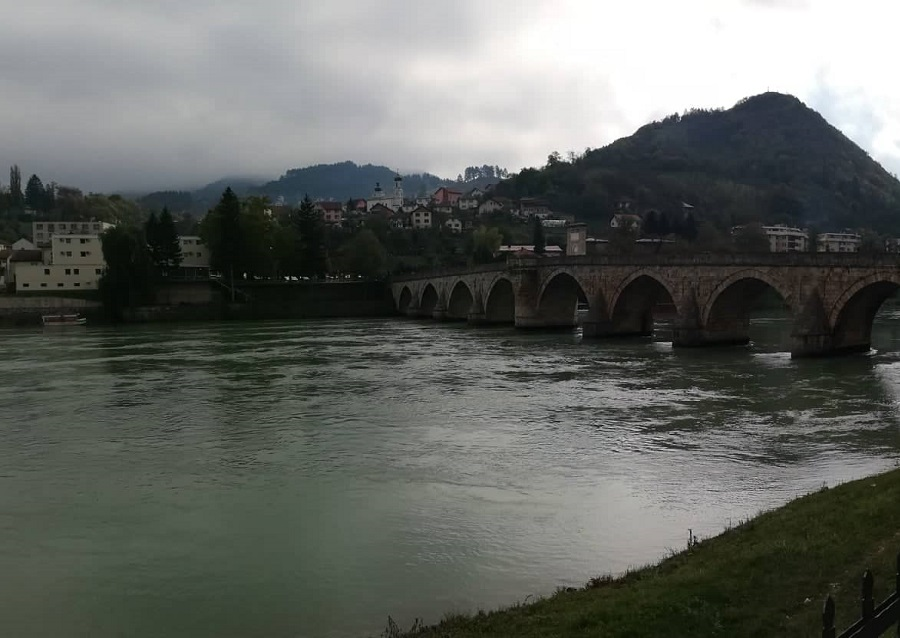
#> input picture 02_slika_levo.jpg, 900 x 638 px
$ python 02_pravljenje_panorame_spajanje.py   (older library calls are emulated)
#> lines starting #> are read from the running program, lines starting #| are printed output that depends on the picture
#algoritam zahteva levu i desnu sliku da se ucitaju tim redosledom
#korisnik unosi "istih tacki" koje zeli da izabere
#korisnik bira misem "iste tacke" naizmenicno na levoj slici pa na desnoj slici

import cv2
import numpy as np
import statistics
import math

#funkcija koja uklanja crnu okolinu oko slika
# [65 lines left out: functions crop, homogenize, matrica_2x9, dlt, not called in this run]

#radi pracenja unosa tacaka
broj_istih_tacaka = 0

brojac = 0

izabrane_tacke_l = []
brojac_tacaka_l = 0

izabrane_tacke_d = []
brojac_tacaka_d = 0

#funkcija kojom se biraju tacke misem
# [31 lines left out: function biranje_tacaka, not called in this run]
            #print(brojac)


#POCETAK GLAVNOG DELA PROGRAMA
print("Koliko zajednickih tacaka zelite da izaberete?\n")
broj_istih_tacaka = int(input())
#> the answer given: 3

#inicijalizacija nizova
izabrane_tacke_l = np.zeros((broj_istih_tacaka,2), np.int)
izabrane_tacke_l = izabrane_tacke_l - 20

izabrane_tacke_d = np.zeros((broj_istih_tacaka,2), np.int)
izabrane_tacke_d = izabrane_tacke_d - 20

prekid = False

#ucitavanje slika, bitan redosled
img_l = cv2.imread('02_slika_levo.jpg')
#> img_l is the input picture: shape (638, 900, 3); mean B, G, R 96.6, 101, 97.7
img_d = cv2.imread('02_slika_desno.jpg')
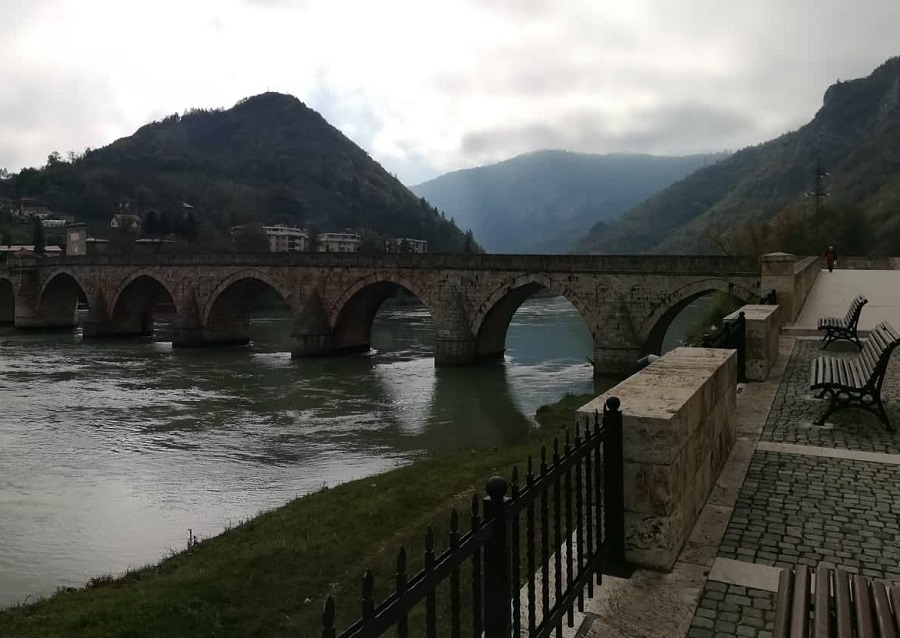
#> input picture 02_slika_desno.jpg, 900 x 638 px
#> img_d is the input picture: shape (638, 900, 3); mean B, G, R 93, 97.6, 96.2
img_l_cp = cv2.imread('02_slika_levo.jpg')
img_d_cp = cv2.imread('02_slika_desno.jpg')

h1, w1 = img_l_cp.shape[:2]
#> h1 = 638; w1 = 900
h2, w2 = img_d_cp.shape[:2]
#> h2 = 638; w2 = 900

#spajanje slika u jednu radi lakseg prikaza i odabira tacaka
spojene_slike = np.zeros((max(h1, h2), w1 + w2, 3), np.uint8)

spojene_slike[:h1, :w1, :3] = img_l_cp
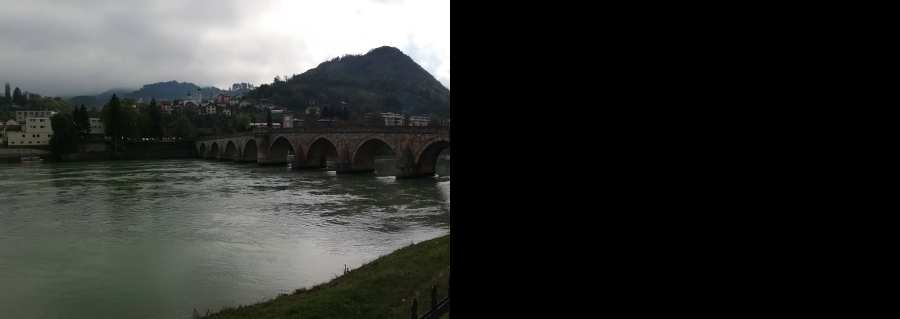
#> spojene_slike: shape (638, 1800, 3) (shown at 1/2 size); mean B, G, R 48.3, 50.5, 48.9
spojene_slike[:h2, w1 : w1 + w2, :3] = img_d_cp
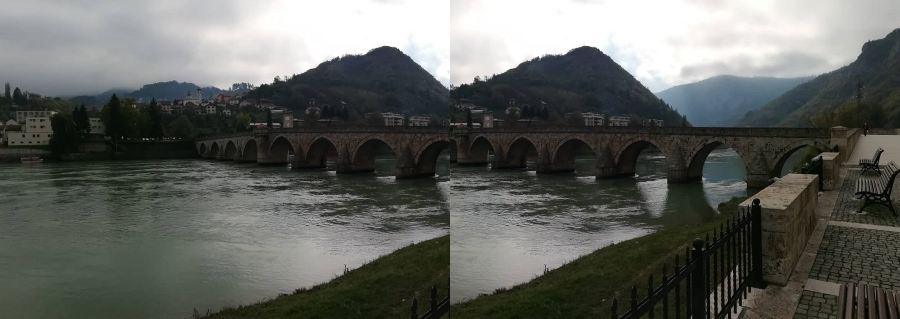
#> spojene_slike: shape (638, 1800, 3) (shown at 1/2 size); mean B, G, R 94.8, 99.3, 97

prekid = False

#petlja u kojoj se osluskuje dogadjaj klika na mis, beleze odabrane tacke, i zaokruzuju na slici
while True:

    cv2.imshow('Spojena slika', spojene_slike)

    if brojac < broj_istih_tacaka * 2:
        cv2.setMouseCallback('Spojena slika', biranje_tacaka)
    else:
        prekid = True

    for i in range(broj_istih_tacaka):
        cv2.circle(spojene_slike, (izabrane_tacke_l[i][0], izabrane_tacke_l[i][1]), 4, (0, 0, 255), 2)

    for i in range(broj_istih_tacaka):
        cv2.circle(spojene_slike, (izabrane_tacke_d[i][0], izabrane_tacke_d[i][1]), 4, (0, 0, 255), 2)

    cv2.waitKey(1)

    cv2.imshow('Spojena slika', spojene_slike)
    if prekid:
        break


tacke_l = np.float32(izabrane_tacke_l)

#ovde se pomera x koordinatu izabranih tacaka sa desne slike za sirinu leve slike, zbog toga stu su one birane kada su slike bile spojene
tacke_d = []

for tacka in izabrane_tacke_d:
    tacka_tmp = [tacka[0] - w1, tacka[1]]
    tacke_d.append(tacka_tmp)

tacke_d = np.float32(tacke_d)


#slikamo tacke desne slike u tacke leve slike
matrica_proj = dlt(homogenize(tacke_d), homogenize(tacke_l))

#racuna se duplo sira slika nego sto je potrebno, kako bi stala cela transformisana desna slika
trans_slika_d = cv2.warpPerspective(img_d, matrica_proj, (w2 * 2, h2))

#preslikavam levu sliku na levu stranu transformisane desne slike
trans_slika_d[:h1, :w1, :3] = img_l

#obrada crnih ivica sa desne strane
panorama = crop(trans_slika_d, 0)

#konacan prikaz
cv2.imshow('Panorama', panorama)

cv2.waitKey(0)
